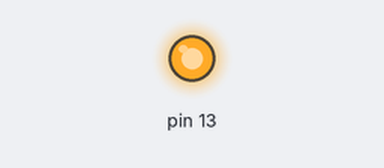
The sketch below on a simulated Arduino Uno, built with avr-gcc and run on an emulated ATmega328P. On the bench: output pins drawn as LEDs (lit = HIGH). Random numbers use the default seed unless the sketch sets one.

Above: at 0.1 s.
At 33.1 s:
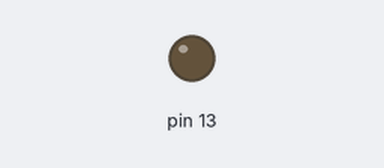
Timing chart, 0 to 40.0 s (numbered marks = the images above):
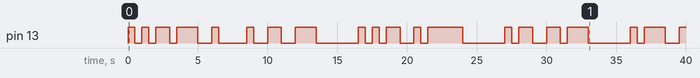

Measured:
- by itself, pin 13: LOW → HIGH at 0.00 s, → LOW 0.50 s later, → HIGH 0.50 s later, → LOW 0.50 s later, … (39 changes in this stretch)

The sketch:

comunicacioLEDsEmisor.ino
```cpp
const unsigned int codes[6][3] = {{1,0,1},{0,0,1},{0,1,1},{1,0,0},{1,1,0},{1,1,1}};
void setup() {
  pinMode(13,OUTPUT);
}
void loop() {
  sendData(codes[0]);
  for(int i = random(10);i>0;i--){
    sendData(codes[random(1,5)]);
  }
  sendData(codes[5]);
  digitalWrite(13,0);
  delay(3000);
}
void sendData(int data[]){
  for(int i = 0; i<3; i++){
    digitalWrite(13,data[i]);
    delay(500);
  }
}
```
